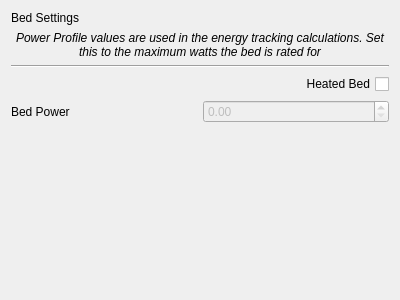
<?xml version="1.0" encoding="UTF-8"?>
<ui version="4.0">
 <class>AddBedPage</class>
 <widget class="QWizardPage" name="AddBedPage">
  <property name="geometry">
   <rect>
    <x>0</x>
    <y>0</y>
    <width>400</width>
    <height>300</height>
   </rect>
  </property>
  <property name="windowTitle">
   <string>WizardPage</string>
  </property>
  <layout class="QGridLayout" name="gridLayout">
   <item row="3" column="0" colspan="2">
    <widget class="Line" name="line">
     <property name="orientation">
      <enum>Qt::Horizontal</enum>
     </property>
    </widget>
   </item>
   <item row="0" column="0">
    <widget class="QLabel" name="label">
     <property name="text">
      <string>Bed Settings</string>
     </property>
    </widget>
   </item>
   <item row="5" column="0">
    <widget class="QLabel" name="label_2">
     <property name="text">
      <string>Bed Power</string>
     </property>
    </widget>
   </item>
   <item row="5" column="1">
    <widget class="QDoubleSpinBox" name="bedPowerSpinBox">
     <property name="enabled">
      <bool>false</bool>
     </property>
     <property name="maximum">
      <double>1000.000000000000000</double>
     </property>
    </widget>
   </item>
   <item row="1" column="0" colspan="2">
    <widget class="QLabel" name="label_5">
     <property name="font">
      <font>
       <italic>true</italic>
      </font>
     </property>
     <property name="text">
      <string>Power Profile values are used in the energy tracking calculations. Set this to the maximum watts the bed is rated for</string>
     </property>
     <property name="alignment">
      <set>Qt::AlignCenter</set>
     </property>
     <property name="wordWrap">
      <bool>true</bool>
     </property>
    </widget>
   </item>
   <item row="4" column="0" colspan="2">
    <widget class="QCheckBox" name="heatedBedCheckbox">
     <property name="layoutDirection">
      <enum>Qt::RightToLeft</enum>
     </property>
     <property name="text">
      <string>Heated Bed</string>
     </property>
    </widget>
   </item>
   <item row="6" column="0" colspan="2">
    <spacer name="verticalSpacer">
     <property name="orientation">
      <enum>Qt::Vertical</enum>
     </property>
     <property name="sizeHint" stdset="0">
      <size>
       <width>20</width>
       <height>40</height>
      </size>
     </property>
    </spacer>
   </item>
  </layout>
 </widget>
 <resources/>
 <connections/>
</ui>
